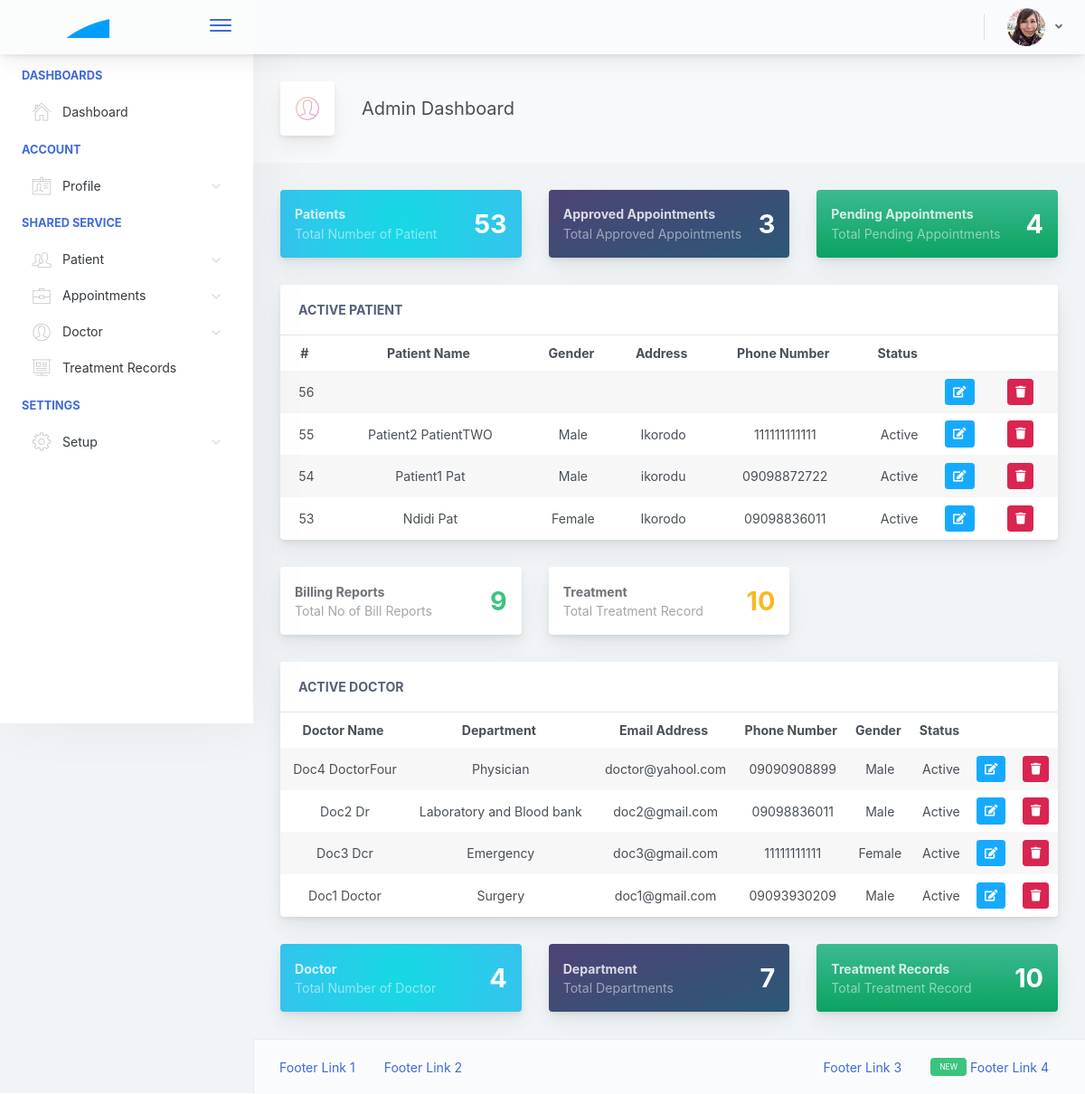
The page /Admin/dashboard.php (signed in) on the database its author committed.
### tables this page shows
CREATE TABLE `patient_tbl` (
  `id` int(11) NOT NULL AUTO_INCREMENT,
  `firstname` varchar(100) DEFAULT NULL,
  `lastname` varchar(100) DEFAULT NULL,
  `gender` varchar(45) DEFAULT NULL,
  `dob` varchar(100) DEFAULT NULL,
  `bloodGroup` varchar(45) DEFAULT NULL,
  `address` varchar(200) DEFAULT NULL,
  `city` varchar(100) DEFAULT NULL,
  `phoneNumber` varchar(45) DEFAULT NULL,
  `emailAddress` varchar(100) DEFAULT NULL,
  `password` varchar(100) DEFAULT NULL,
  `confirmPassword` varchar(100) DEFAULT NULL,
  `status` varchar(45) DEFAULT NULL,
  `dateAdmitted` varchar(100) DEFAULT NULL,
  `timeAdmitted` varchar(100) DEFAULT NULL,
  `image` varchar(200) DEFAULT NULL,
  PRIMARY KEY (`id`)
);

CREATE TABLE `doctor_tbl` (
  `id` int(11) NOT NULL AUTO_INCREMENT,
  `doctorFirstname` varchar(100) DEFAULT NULL,
  `doctorLastname` varchar(100) DEFAULT NULL,
  `education` varchar(100) DEFAULT NULL,
  `qualification` varchar(100) DEFAULT NULL,
  `experience` varchar(100) DEFAULT NULL,
  `consultancyFee` float(10,2) DEFAULT NULL,
  `departmentid` int(11) DEFAULT NULL,
  `gender` varchar(45) DEFAULT NULL,
  `address` varchar(100) DEFAULT NULL,
  `city` varchar(100) DEFAULT NULL,
  `phoneNumber` varchar(45) DEFAULT NULL,
  `emailAddress` varchar(100) DEFAULT NULL,
  `password` varchar(100) DEFAULT NULL,
  `status` varchar(45) DEFAULT NULL,
  PRIMARY KEY (`id`)
);

CREATE TABLE `department_tbl` (
  `id` int(11) NOT NULL AUTO_INCREMENT,
  `departmentName` varchar(100) DEFAULT NULL,
  `description` varchar(200) DEFAULT NULL,
  `status` varchar(45) DEFAULT NULL,
  PRIMARY KEY (`id`)
);

### Admin/dashboard.php (the view, shortened to what the rows shown need)
<!DOCTYPE html>
<html lang="en">
<head>
    <link rel="stylesheet" href="../assets/main.d810cf0ae7f39f28f336.css">
</head>
<body>
        <?php include("./layout/header.php"); ?>
        <div class="app-main">
            <?php include("./layout/sidebar.php"); ?>
            <div class="app-main__outer">
                <div class="app-main__inner">
                <div class="row">
                    <div class="col-md-12">
                        <div class="main-card mb-3 card">
                            <div class="table-responsive">
                                <table style="width: 100%;" id="example" class="align-middle mb-0 table table-borderless table-striped table-hover">
                                    <thead>
                                        <tr>
                                            <th class="text-center">#</th>
                                            <th class="text-center">Patient Name</th>
                                            <th class="text-center">Gender</th>
                                            <th class="text-center">Address</th>
                                            <th class="text-center">Phone Number</th>
                                            <th class="text-center">Status</th>
                                            <th></th>
                                        </tr>
                                    </thead>
                                    <tbody>
                                        <?php
                                        global $db_connect;
                                        $query = "SELECT * FROM patient_tbl ORDER BY id desc";
                                        $Execute = mysqli_query($db_connect, $query);
                                        while ($rs = mysqli_fetch_array($Execute)) {
                                            echo "
                                                        <tr>
                                                        <td class='text-center'>&nbsp;$rs[id]</td>
                                                            <td class='text-center'>&nbsp;$rs[firstname] $rs[lastname]</td>
                                                            <td class='text-center'>&nbsp;$rs[gender]</td>
                                                            <td class='text-center'>&nbsp;$rs[address]</td>
                                                            <td class='text-center'>&nbsp;$rs[phoneNumber]</td>
                                                            <td class='text-center'>&nbsp;$rs[status]</td>
                                                             <td>
                                                                <a href='addPatient.php?editid=$rs[id]'>
                                                                <button class='btn btn-info btn-sm float-left'>
                                                                    <i class='fa fa-edit'></i>
                                                                </button>
                                                                </a>
                                                            </td>
                                                            <td>
                                                                <a href='viewPatient.php?delid=$rs[id]'>
                                                                 <button class='btn btn-danger btn-sm'>
                                                                     <i class='fa fa-trash'></i>
                                                                 </button>
                                                                 </a>
                                                            </td>
                                                        </tr>
                                                    "
                                        ?>
                                        <?php } ?>
                                    </tbody>
                                </table>
                            </div>
                        </div>
                    </div>
                </div>
                <div class="row">
                    <div class="col-md-12">
                        <div class="main-card mb-3 card">
                            <div class="table-responsive">
                                <table style="width: 100%;" id="example" class="align-middle mb-0 table table-borderless table-striped table-hover">
                                    <thead>
                                        <tr>
                                            <th class="text-center">Doctor Name</th>
                                            <th class="text-center">Department</th>
                                            <th class="text-center">Email Address</th>
                                            <th class="text-center">Phone Number</th>
                                            <th class="text-center">Gender</th>
                                            <th class="text-center">Status</th>
                                            <th class="text-center"></th>
                                        </tr>
                                    </thead>
                                    <tbody>
                                        <?php
                                        global $db_connect;
                                        $query = "SELECT * FROM doctor_tbl";
                                        $execute = mysqli_query($db_connect, $query);
                                        while ($rs = mysqli_fetch_array($execute)) {
                                            $querydept = "SELECT * FROM department_tbl WHERE id='$rs[departmentid]'";
                                            $executedept = mysqli_query($db_connect, $querydept);
                                            $rsdept = mysqli_fetch_array($executedept);
                                            echo "
                                                        <tr>
                                                            <td class='text-center'>&nbsp;$rs[doctorFirstname] $rs[doctorLastname]</td>
                                                            <td class='text-center'>&nbsp;$rsdept[departmentName]</td>
                                                            <td class='text-center'>&nbsp;$rs[emailAddress]</td>
                                                            <td class='text-center'>&nbsp;$rs[phoneNumber]</td>
                                                            <td class='text-center'>&nbsp;$rs[gender]</td>
                                                            <td class='text-center'>&nbsp;$rs[status]</td>
                                                             <td>
                                                            <a href='addDoctor.php?editid=$rs[id]'>
                                                                <button class='btn btn-info btn-sm float-left'>
                                                                    <i class='fa fa-edit'></i>
                                                                </button>
                                                                </a>
                                                            </td>
                                                            <td>
                                                                 <a href='viewDoctor.php?delid=$rs[id]'>
                                                                 <button class='btn btn-danger btn-sm'>
                                                                     <i class='fa fa-trash'></i>
                                                                 </button>
                                                                 </a>
                                                            </td>
                                                        </tr>
                                                    ";
                                        }
                                        ?>
                                    </tbody>
                                </table>
                            </div>
                        </div>
                    </div>
                </div>
            </div>
        </div>
    </div>
</body>
</html>

### rows shown on the page
patient_tbl: id "56"
patient_tbl: id "55", firstname "Patient2", lastname "PatientTWO", gender "Male", address "Ikorodo", phoneNumber "111111111111", status "Active"
patient_tbl: id "54", firstname "Patient1", lastname "Pat", gender "Male", address "ikorodu", phoneNumber "09098872722", status "Active"
patient_tbl: id "53", firstname "Ndidi", lastname "Pat", gender "Female", address "Ikorodo", phoneNumber "09098836011", status "Active"
doctor_tbl: doctorFirstname "Doc4", doctorLastname "DoctorFour", department_tbl.departmentName "Physician", emailAddress "doctor@yahool.com", phoneNumber "09090908899", gender "Male", status "Active"
doctor_tbl: doctorFirstname "Doc2", doctorLastname "Dr", department_tbl.departmentName "Laboratory and Blood bank", emailAddress "doc2@gmail.com", phoneNumber "09098836011", gender "Male", status "Active"
doctor_tbl: doctorFirstname "Doc3", doctorLastname "Dcr", department_tbl.departmentName "Emergency", emailAddress "doc3@gmail.com", phoneNumber "11111111111", gender "Female", status "Active"
doctor_tbl: doctorFirstname "Doc1", doctorLastname "Doctor", department_tbl.departmentName "Surgery", emailAddress "doc1@gmail.com", phoneNumber "09093930209", gender "Male", status "Active"

### other values the page prints
$Total "53"
$Total "3"
$Total "4"
$Total "9"
$Total "10"
$Total "7"
